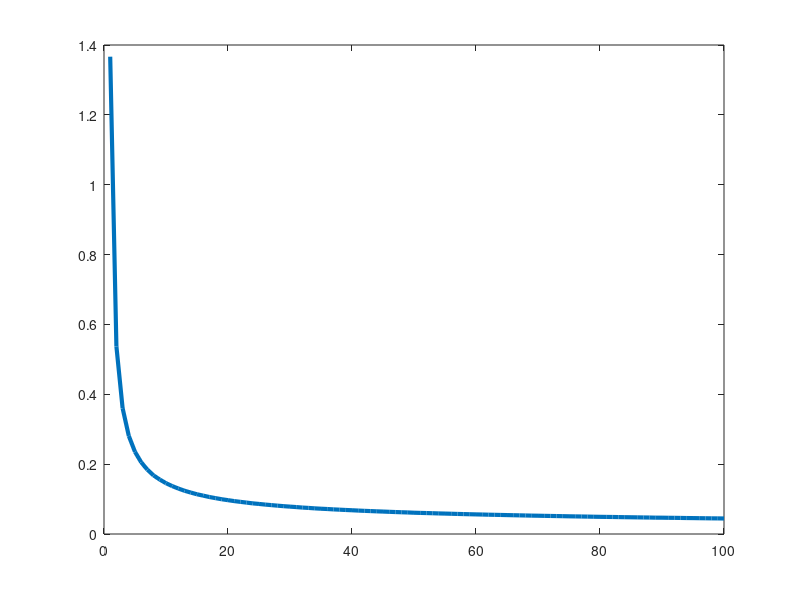

The MATLAB script that drew this image:
% Implementacao da rede Perceptron (Simples) Logistico
% Funcao de ativacao tangente hiperbolica
% Usando as funcoes built-in (internas) do matlab
%
% Exemplo para disciplina de ICA
% Autor: Guilherme A. Barreto
% Last update: 26/04/2023


% X = Vetor de entrada
% d = saida desejada (escalar)
% W = Matriz de pesos Entrada -> Camada Oculta
% M = Matriz de Pesos Camada Oculta -> Camada saida
% eta = taxa de aprendizagem
% alfa = fator de momento

clear; clc;

% Carrega DADOS
%=================
dados=load('derm_input.txt');  % Vetores (padroes) de entrada
alvos=load('derm_target.txt'); % Saidas desejadas correspondentes
%dados=load('wine_input.txt');
%alvos=load('wine_target.txt');
%dados=load('column_input.txt');
%alvos=load('column_target.txt');

% Embaralha vetores de entrada e saidas desejadas
[LinD ColD]=size(dados);

% Normaliza componentes para media zero e variancia unitaria
for i=1:LinD,
	mi=mean(dados(i,:));  % Media das linhas
  di=std(dados(i,:));   % desvio-padrao das linhas
	dados(i,:)= (dados(i,:) - mi)./di;
end
Dn=dados;

alvos=2*alvos-1;  % Coloca alvos na forma BIPOLAR.

% Define tamanho dos conjuntos de treinamento/teste (hold out)
ptrn=0.8;    % Porcentagem usada para treino

% DEFINE ARQUITETURA DA REDE
%=========================
Ne = 100; % No. de epocas de treinamento
Nr = 10;   % No. de rodadas de treinamento/teste
No = length(alvos(:,1));   % No. de neuronios na camada de saida

eta=0.01;   % Passo de aprendizagem
mom=0.00;  % Fator de momento

%% Inicio do Treino
for r=1:Nr,  % LOOP DE RODADAS TREINO/TESTE

    Rodada=r,

    I=randperm(ColD);
    Dn=Dn(:,I);
    alvos=alvos(:,I);   % Embaralha saidas desejadas tambem p/ manter correspondencia com vetor de entrada

    J=floor(ptrn*ColD);

    % Vetores para treinamento e saidas desejadas correspondentes
    P = Dn(:,1:J); T1 = alvos(:,1:J);
    [lP cP]=size(P);   % Tamanho da matriz de vetores de treinamento

    % Vetores para teste e saidas desejadas correspondentes
    Q = Dn(:,J+1:end); T2 = alvos(:,J+1:end);
    [lQ cQ]=size(Q);   % Tamanho da matriz de vetores de teste

    % Inicia matrizes de pesos
    WW=0.1*rand(No,lP+1);   % Pesos entrada -> camada saida
    WW_old=WW;              % Necessario para termo de momento

    %%% ETAPA DE TREINAMENTO
    for t=1:Ne,
        Epoca=t;
        I=randperm(cP); P=P(:,I); T1=T1(:,I);   % Embaralha vetores de treinamento
        EQ=0;
        for tt=1:cP,   % Inicia LOOP de epocas de treinamento
            % CAMADA DE SAIDA
            X  = [-1; P(:,tt)];   % Constroi vetor de entrada com adicao da entrada x0=-1
            Ui = WW * X;          % Ativacao (net) dos neuronios de saida
            Yi = (1-exp(-Ui))./(1+exp(-Ui)); % Saida entre [-1,1]

            % CALCULO DO ERRO
            Ei = T1(:,tt) - Yi;           % erro entre a saida desejada e a saida da rede
            EQ = EQ + 0.5*sum(Ei.^2);     % soma do erro quadratico de todos os neuronios p/ VETOR DE ENTRADA

            %%% CALCULO DOS GRADIENTES LOCAIS
            Di = 0.5*(1 - Yi.^2) + 0.05;  % derivada da sigmoide logistica (camada de saida)
            DDi = Ei.*Di;       % gradiente local (camada de saida)

            % AJUSTE DOS PESOS - CAMADA DE SAIDA
            WW_aux=WW;
            WW = WW + eta*DDi*X' + mom*(WW - WW_old);
            WW_old=WW_aux;
        end   % Fim de uma epoca

        EQM(t)=EQ/cP;  % MEDIA DO ERRO QUADRATICO POR EPOCA
    end   % Fim do loop de treinamento


    %% ETAPA DE GENERALIZACAO  %%%
    EQ2=0; HID2=[]; OUT2=[];
    for tt=1:cQ,
        % CAMADA OCULTA
        X=[-1; Q(:,tt)];      % Constroi vetor de entrada com adicao da entrada x0=-1
        Ui = WW * X;          % Ativacao (net) dos neuronios da camada oculta
        Yi = (1-exp(-Ui))./(1+exp(-Ui));
        OUT2=[OUT2 Yi];       % Armazena saida da rede

        % CALCULO DO ERRO DE GENERALIZACAO
        Ei = T2(:,tt) - Yi;
        EQ2 = EQ2 + 0.5*sum(Ei.^2);
    end

    % ERRO QUADRATICO MEDIO P/ DADOS DE TESTE
    EQM2=EQ2/cQ;

    % CALCULA TAXA DE ACERTO
    count_OK=0;  % Zera contador de acertos
    for t=1:cQ,
        [T2max iT2max]=max(T2(:,t));  % Indice da saida desejada de maior valor
        [OUT2_max iOUT2_max]=max(OUT2(:,t)); % Indice do neuronio cuja saida eh a maior
        if iT2max==iOUT2_max,   % Conta acerto se os dois indices coincidem
            count_OK=count_OK+1;
        end
    end

    % Taxa de acerto global
    Tx_OK(r)=100*(count_OK/cQ);

end % FIM DO LOOP DE RODADAS TREINO/TESTE

Tx_media=mean(Tx_OK),  % Taxa media de acerto global
Tx_std=std(Tx_OK), % Desvio padrao da taxa media de acerto

% Plota Curva de Aprendizagem
figure; plot(EQM,'linewidth',3)

